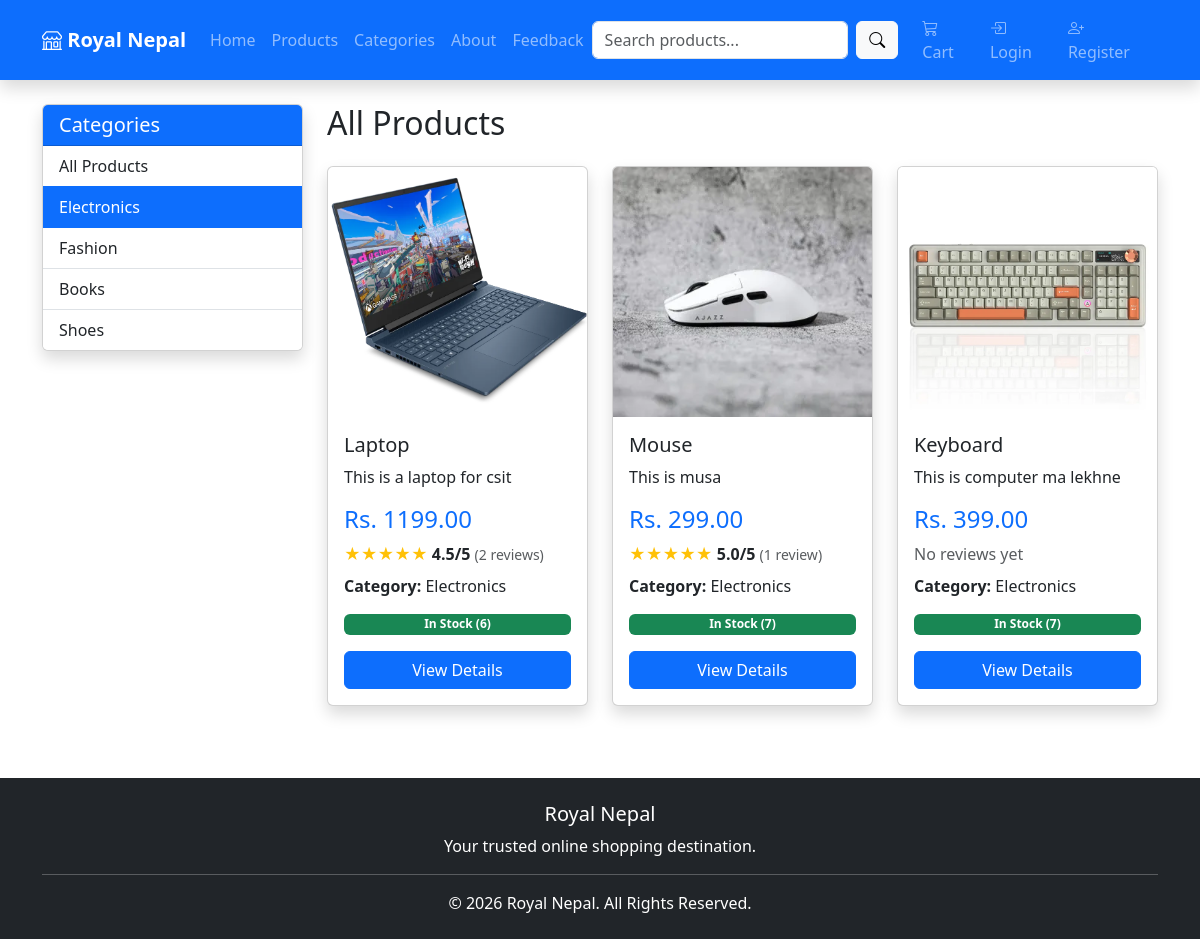
/products/?category=1, run on an earlier commit of the app's database.
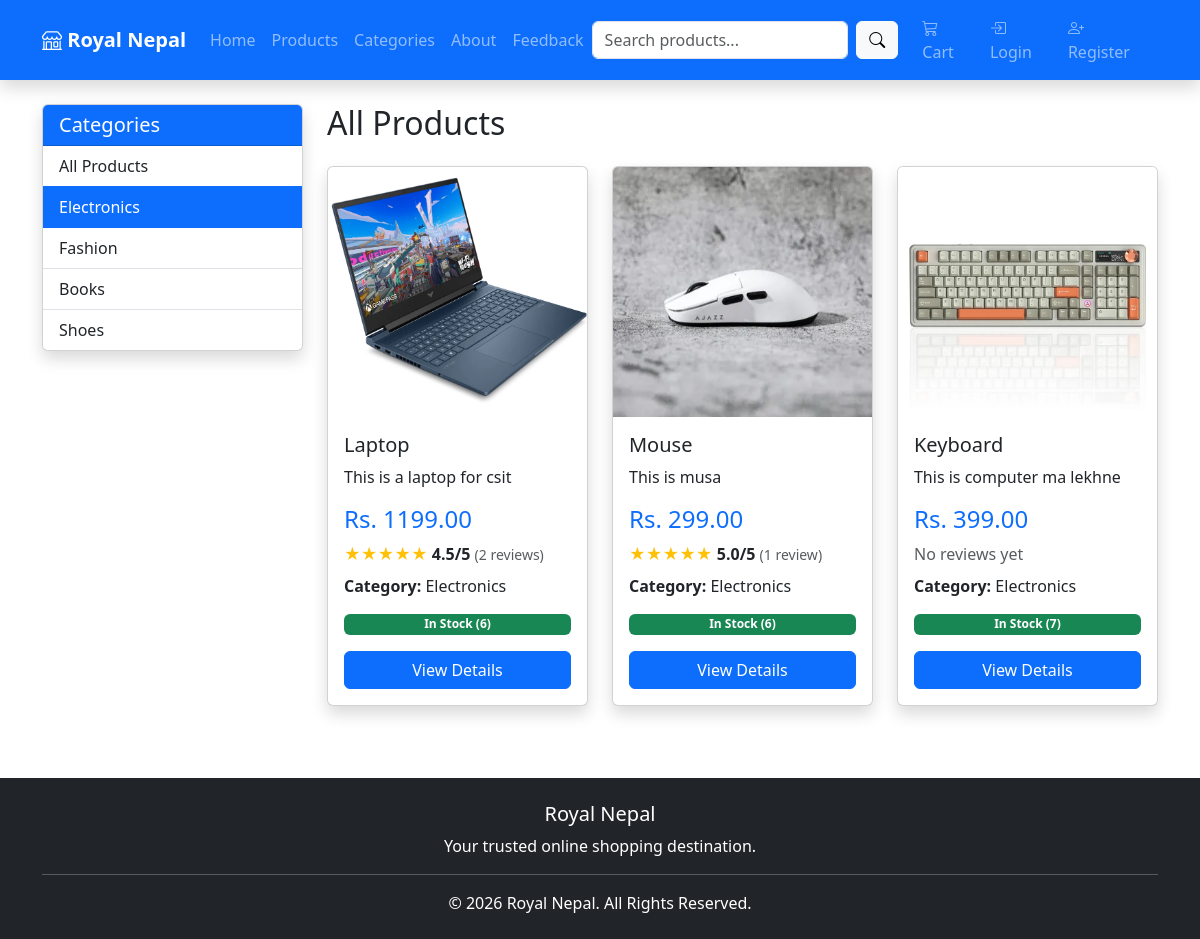
And on a later commit of the database.
### products/models.py (models this page shows, shortened)
class Product(models.Model):
    category = models.ForeignKey(
        Category,
        on_delete=models.CASCADE
    )
    name = models.CharField(max_length=200)
    description = models.TextField()
    price = models.DecimalField(
        max_digits=10,
        decimal_places=2
    )
    stock = models.PositiveIntegerField(default=0)
    image = models.ImageField(
        upload_to="products/",
        blank=True,
        null=True
    )
    created_at = models.DateTimeField(
        auto_now_add=True
    )

class Category(models.Model):
    name = models.CharField(max_length=100)

### products/views.py (the view)
# urls.py: path('', views.product_list, name='products'),
def product_list(request):
    query = request.GET.get("q")
    category_id = request.GET.get("category")
    products = Product.objects.annotate(
    average_rating=Avg("reviews__rating"),
    review_count=Count("reviews")
)
    categories = Category.objects.all()
    if query:
        products = products.filter(
            Q(name__icontains=query) |
            Q(description__icontains=query)
        )
    if category_id:
        products = products.filter(
            category_id=category_id
        )
    return render(
        request,
        "products/products.html",
        {
            "products": products,
            "categories": categories,
            "query": query,
            "selected_category": category_id,
        }
    )

### templates/products/products.html (shortened to what this page needs)
{% extends 'base.html' %}
{% block content %}
<div class="row">
    <div class="col-md-3">
        <div class="card shadow mb-4">
            <div class="card-header bg-primary text-white">
                <h5 class="mb-0">
                    Categories
                </h5>
            </div>
            <div class="list-group list-group-flush">
                <a href="{% url 'products' %}"
                   class="list-group-item list-group-item-action {% if not selected_category %}active{% endif %}">
                    All Products
                </a>
                {% for category in categories %}
                <a href="{% url 'products' %}?category={{ category.id }}"
                   class="list-group-item list-group-item-action {% if selected_category == category.id|stringformat:'s' %}active{% endif %}">
                    {{ category.name }}
                </a>
                {% endfor %}
            </div>
        </div>
    </div>
    <div class="col-md-9">
        <h2 class="mb-4">
            All Products
        </h2>
        <div class="row">
        {% for product in products %}
        <div class="col-lg-4 col-md-6 mb-4">
            <div class="card shadow h-100">
                {% if product.image %}
                <img src="{{ product.image.url }}"
                     class="card-img-top"
                     style="height:250px; object-fit:cover;">
                {% else %}
                <img src="https://placehold.co/300x250"
                     class="card-img-top">
                {% endif %}
                <div class="card-body d-flex flex-column">
                    <h5>
                        {{ product.name }}
                    </h5>
                    <p>
                        {{ product.description|truncatewords:12 }}
                    </p>
                    <h4 class="text-primary">
                        Rs. {{ product.price }}
                    </h4>
                    {% if product.review_count %}
<p class="mb-2">
    <span class="text-warning">
        ★★★★★
    </span>
    <strong>
        {{ product.average_rating|floatformat:1 }}/5
    </strong>
    <small class="text-muted">
        ({{ product.review_count }} review{{ product.review_count|pluralize }})
    </small>
</p>
{% else %}
<p class="text-muted mb-2">
    No reviews yet
</p>
{% endif %}
                    <p>
                        <strong>Category:</strong>
                        {{ product.category.name }}
                    </p>
                    {% if product.stock > 0 %}
                    <span class="badge bg-success mb-3">
                        In Stock ({{ product.stock }})
                    </span>
                    {% else %}
                    <span class="badge bg-danger mb-3">
                        Out of Stock
                    </span>
                    {% endif %}
                    <a href="{% url 'product_detail' product.id %}"
                       class="btn btn-primary mt-auto">
                        View Details
                    </a>
                </div>
            </div>
        </div>
        {% endfor %}
        </div>
    </div>
</div>
{% endblock %}

What changed in the data, as far as the page shows it:
changed Product "Mouse": stock "7" → "6"
